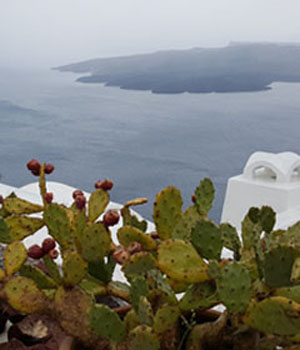
#> input picture 3-1/OpenCV/ch7/filter_sharpen.jpg, 300 x 350 px
$ python ch7_12.py
#> lines starting #> are read from the running program, lines starting #| are printed output that depends on the picture
import cv2
import numpy as np

def laplacian_edge_detection(image):
    laplacian_kernel = np.array([[0, 1, 0],
                                 [1, -4, 1],
                                 [0, 1, 0]])

    laplacian_result = cv2.filter2D(image, -1, laplacian_kernel)

    return laplacian_result

def DoG_edge_detection(image):
    gaussian_blur_1 = cv2.GaussianBlur(image, (5, 5), 0)
    gaussian_blur_2 = cv2.GaussianBlur(image, (9, 9), 0)

    DoG_result = gaussian_blur_1 - gaussian_blur_2

    return DoG_result

image = cv2.imread('filter_sharpen.jpg', cv2.IMREAD_GRAYSCALE)
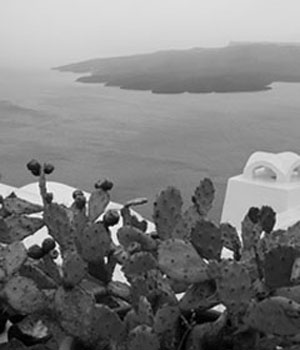
#> image: shape (350, 300); min 0, max 255, mean 126.2

laplacian_result = laplacian_edge_detection(image)
#> in laplacian_edge_detection, `laplacian_result = cv2.filter2D(image, -1, laplacian_kernel)`:
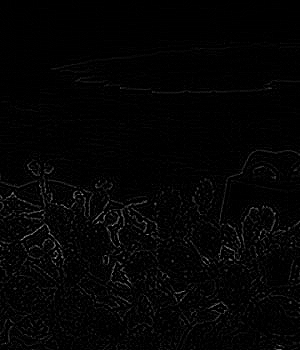
#> laplacian_result: shape (350, 300); min 0, max 165, mean 4.1

DoG_result = DoG_edge_detection(image)
#> in DoG_edge_detection, `gaussian_blur_2 = cv2.GaussianBlur(image, (9, 9), 0)`:
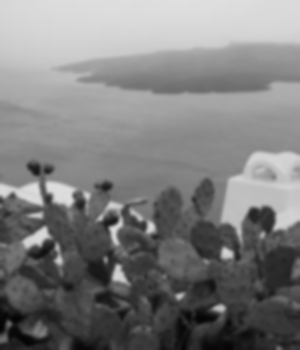
#> gaussian_blur_2: shape (350, 300); min 4, max 223, mean 126.2
#> in DoG_edge_detection, `DoG_result = gaussian_blur_1 - gaussian_blur_2`:
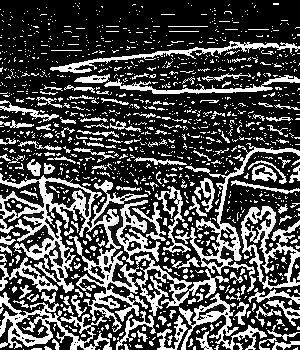
#> DoG_result: shape (350, 300); min 0, max 255, mean 77.7

cv2.imshow('Original Image', image)
cv2.imshow('Laplacian', laplacian_result)
cv2.imshow('DoG', DoG_result)
cv2.waitKey(0)
cv2.destroyAllWindows()
